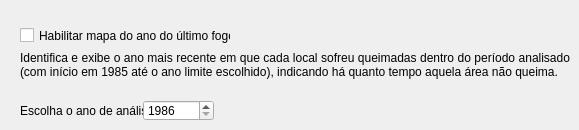
     <widget class="QWidget" name="Ano_da_ultima_ocorrencia_de_fogo">
      <attribute name="title">
       <string>Ano da última ocorrencia de fogo</string>
      </attribute>
      <widget class="QLabel" name="Selecioneanoaseguir_8">
       <property name="geometry">
        <rect>
         <x>20</x>
         <y>100</y>
         <width>131</width>
         <height>21</height>
        </rect>
       </property>
       <property name="text">
        <string>Escolha o ano de análise:</string>
       </property>
       <property name="alignment">
        <set>Qt::AlignLeading|Qt::AlignLeft|Qt::AlignVCenter</set>
       </property>
      </widget>
      <widget class="QLabel" name="SelecioneProduto_fire_accumulated_16">
       <property name="geometry">
        <rect>
         <x>20</x>
         <y>40</y>
         <width>550</width>
         <height>51</height>
        </rect>
       </property>
       <property name="text">
        <string>&lt;html&gt;&lt;head/&gt;&lt;body&gt;&lt;p&gt;Identifica e exibe o ano mais recente em que cada local sofreu queimadas dentro do período analisado (com início em 1985 até o ano limite escolhido), indicando há quanto tempo aquela área não queima.&lt;/p&gt;&lt;/body&gt;&lt;/html&gt;</string>
       </property>
       <property name="alignment">
        <set>Qt::AlignJustify|Qt::AlignVCenter</set>
       </property>
       <property name="wordWrap">
        <bool>true</bool>
       </property>
      </widget>
      <widget class="QSpinBox" name="FireLastYear">
       <property name="geometry">
        <rect>
         <x>143</x>
         <y>100</y>
         <width>71</width>
         <height>21</height>
        </rect>
       </property>
       <property name="minimum">
        <number>1986</number>
       </property>
       <property name="maximum">
        <number>2999</number>
       </property>
       <property name="value">
        <number>1986</number>
       </property>
      </widget>
      <widget class="QCheckBox" name="check_fire_Last">
       <property name="enabled">
        <bool>true</bool>
       </property>
       <property name="geometry">
        <rect>
         <x>20</x>
         <y>20</y>
         <width>211</width>
         <height>31</height>
        </rect>
       </property>
       <property name="font">
        <font>
         <strikeout>false</strikeout>
         <stylestrategy>PreferDefault</stylestrategy>
         <kerning>false</kerning>
        </font>
       </property>
       <property name="mouseTracking">
        <bool>true</bool>
       </property>
       <property name="contextMenuPolicy">
        <enum>Qt::DefaultContextMenu</enum>
       </property>
       <property name="acceptDrops">
        <bool>false</bool>
       </property>
       <property name="layoutDirection">
        <enum>Qt::LeftToRight</enum>
       </property>
       <property name="autoFillBackground">
        <bool>false</bool>
       </property>
       <property name="inputMethodHints">
        <set>Qt::ImhNone</set>
       </property>
       <property name="text">
        <string>Habilitar mapa do ano do último fogo</string>
       </property>
       <property name="checked">
        <bool>false</bool>
       </property>
       <property name="tristate">
        <bool>false</bool>
       </property>
      </widget>
     </widget>
